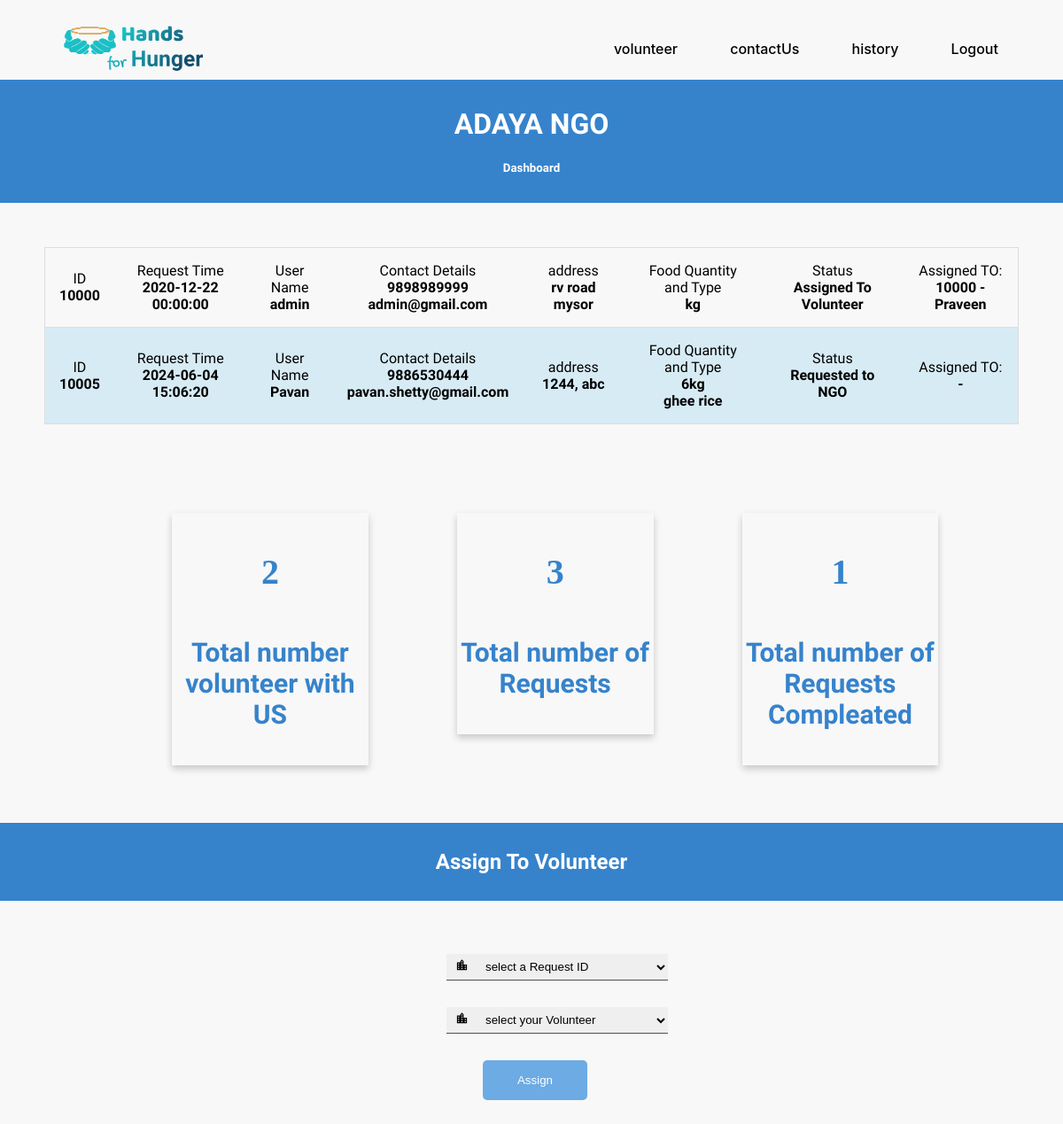
The page /projs/NGO/ngodashboard.php (signed in) on the database its author committed.
### tables this page shows
CREATE TABLE IF NOT EXISTS `ngo` (
  `ngo_id` int NOT NULL AUTO_INCREMENT,
  `ngo_name` text NOT NULL,
  `ngo_email` varchar(30) NOT NULL,
  `ngo_phonenumber` bigint NOT NULL,
  `ngo_workcity` text NOT NULL,
  `ngo_address` text NOT NULL,
  `ngo_password` varchar(30) NOT NULL,
  `ngo_approvel_status` int NOT NULL,
  `ngo_active` int NOT NULL,
  `reg_date` datetime DEFAULT NULL,
  `ngo_workarea` varchar(20) NOT NULL,
  PRIMARY KEY (`ngo_id`)
);

CREATE TABLE IF NOT EXISTS `food_pickup_request` (
  `request_id` int NOT NULL AUTO_INCREMENT,
  `request_time` datetime NOT NULL,
  `user_id` int NOT NULL,
  `city` varchar(20) NOT NULL,
  `address` varchar(100) NOT NULL,
  `status` varchar(50) DEFAULT 'Requested to NGO',
  `ngo_id` int NOT NULL,
  `volunteer_id` int DEFAULT NULL,
  `food_quantity` varchar(20) NOT NULL,
  `food_type` varchar(100) NOT NULL,
  PRIMARY KEY (`request_id`)
);

CREATE TABLE IF NOT EXISTS `user` (
  `user_id` int NOT NULL AUTO_INCREMENT,
  `user_name` text NOT NULL,
  `user_phonenumber` bigint NOT NULL,
  `user_email` varchar(30) NOT NULL,
  `user_password` varchar(30) NOT NULL,
  `reg_date` datetime NOT NULL,
  PRIMARY KEY (`user_id`),
  UNIQUE KEY `user_id` (`user_id`)
);

CREATE TABLE IF NOT EXISTS `volunteer` (
  `volunteer_id` int NOT NULL AUTO_INCREMENT,
  `volunteer_name` varchar(20) NOT NULL,
  `volunteer_password` varchar(30) NOT NULL,
  `volunteer_ph_number` bigint NOT NULL,
  `volunteer_regdate` datetime NOT NULL,
  `ngo_id` int NOT NULL,
  `volunteer_email` varchar(50) NOT NULL,
  `volunteer_address` varchar(100) NOT NULL,
  PRIMARY KEY (`volunteer_id`)
);

### projs/NGO/ngodashboard.php (the view, shortened to what this page needs)
<?php
require '../config.php';
?>
<!DOCTYPE html>
<html lang="en">
<head>
    <link rel="stylesheet" href="./../css/home.css" />
    <link rel="stylesheet" href="../css/adminstyle.css" />
    <link rel="stylesheet" href="../css/ratecard.css" />
    <link rel="stylesheet" href="./../css/signin.css" />
</head>
<body>
    <div class="sec1ngo">
        <div class="navigation" style="position: relative;">
            <header>
                <a href="/">
                    <div class="logo"><img src="../../imgs/Frame 1final.svg" alt="logo" width="222" height="68"></div>
                </a>
                <nav>
                    <ul>
                        <li><a href="./Volunteer.php">volunteer</a></li>
                        <li><a href="./../contactus.php">contactUs</a></li>
                        <li><a href="./ngohistory.php">history</a></li>
                        <li><a href="ngologout.php">Logout</a>
                        </li>
                    </ul>
                </nav>
            </header>
        </div>
    </div>
    <div style="background-color: #3683cc; padding: 10px;">
    <?php
           $user_num=$_SESSION['ngo_id'];
           $query= "SELECT ngo_name  FROM `ngo` where ngo_id=$user_num";
           $query_run = mysqli_query($con,$query);
           $row=$query_run->fetch_array();
          ?>
        <h1 class="ngoname"><?php echo strtoupper($row['ngo_name']); ?></h1>
        <h5 class="ngoname">Dashboard</h5>
    </div>
    <section>
        <div style="padding:50px">
            <table>
             <tbody>
             <?php
					$sql="SELECT `food_pickup_request`.ngo_id, `food_pickup_request`.request_id, `food_pickup_request`.user_id, `food_pickup_request`.address, `food_pickup_request`.status, `food_pickup_request`.volunteer_id,`food_pickup_request`.`request_time`,`food_pickup_request`.`food_quantity`,`food_pickup_request`.`food_type`,  user.user_id,user.user_name,user.user_phonenumber,user.user_email, volunteer.volunteer_id, volunteer.volunteer_name FROM `food_pickup_request` LEFT JOIN user ON `food_pickup_request`.user_id = user.user_id LEFT JOIN volunteer ON `food_pickup_request`.volunteer_id = volunteer.volunteer_id WHERE `food_pickup_request`.ngo_id='".$user_num."' AND `food_pickup_request`.status != 'Compleated' ORDER BY request_time ASC";
					$query=$con->query($sql);
					while($row=$query->fetch_array()){
			?>
               <tr>
                  <td>ID <b><br><?php echo $row['request_id']; ?></b></td>
                  <td>Request Time <b><br><?php echo $row['request_time']; ?></b></td>
                  <td>User Name<b><br><?php echo $row['user_name']; ?></b></td>
                  <td>Contact Details<b><br><?php echo $row['user_phonenumber']; ?><br><?php echo $row['user_email']; ?></b></td>
                  <td>address<b><br><?php echo $row['address']; ?></b></td>
                  <td>Food Quantity and Type<b><br><?php echo $row['food_quantity']; ?>kg<br><?php echo $row['food_type']; ?></b></td>
                  <td>Status<b><br><?php echo $row['status']; ?></b></td>
                  <td>Assigned TO:<b><br><?php echo $row['volunteer_id']; ?> - <?php echo $row['volunteer_name']; ?></b></td>
               </tr>
               <?php
					}
				?>
             </tbody>
            </table>
        </div>
    </section>
    <section class="counts" style="position: relative;">
        <div >
            <a href="#"><div class="card">
      <?php
        $query="SELECT COUNT(*) as COUNT FROM `volunteer` WHERE ngo_id='".$user_num."'";
        $query_run = mysqli_query($con,$query);
        $row=$query_run->fetch_array();
      ?>
      <h2 style="background-color: transparent; color:#3683cc ;"><?php echo $row['COUNT']; ?></h2>
        <h4 style="background-color: transparent; color:#3683cc ;">Total number volunteer with US</h4>
    </div></a>
    <a href="#"><div class="card">
      <?php
        $query="SELECT COUNT(*) as COUNT FROM food_pickup_request WHERE ngo_id='".$user_num."'";
        $query_run = mysqli_query($con,$query);
        $row=$query_run->fetch_array();
      ?>
      <h2 style="background-color: transparent; color:#3683cc ;"><?php echo $row['COUNT']; ?></h2>
        <h4 style="background-color: transparent; color:#3683cc ;">Total number of Requests</h4>
    </div></a>
    <a href="#"><div class="card">
      <?php
        $query="SELECT COUNT(*) as COUNT FROM food_pickup_request WHERE ngo_id='".$user_num."' and status='Compleated'";
        $query_run = mysqli_query($con,$query);
        $row=$query_run->fetch_array();
      ?>
      <h2 style="background-color: transparent; color:#3683cc ;"><?php echo $row['COUNT']; ?></h2>
        <h4 style="background-color: transparent; color:#3683cc ;">Total number of Requests Compleated</h4>
    </div></a>
        </div>
    </section>
    <section style="position: relative;">
   <div style="background-color: #3683cc; padding: 10px;">
        <h1 class="ngoname">Assign To Volunteer</h1>
    </div>
    <form name="assign"  class="assign" method="post">
                        <div class="new-chat-window">
                        <i class="fa fa-search"><img width="15px" src="./../../ioc/location_city-24px.svg" /></i>
                        <select class="textbox" name="reqid" id="reqid" required>
                            <option value="">select a Request ID</option>
                        </select>
                        </div>
                        <div class="new-chat-window">
                        <i class="fa fa-search"><img width="15px" src="./../../ioc/location_city-24px.svg" /></i>
                        <select class="textbox" name="volid" id="volid" required>
                            <option value="">select your Volunteer</option>
                        </select>
                        <button class="subbutton" type="submit" name="submit_btnn">Assign</button>
                        </div>
    </form>
    </section>
</body>
</html>

### projs/css/home.css (style rules this page uses)
body { padding: 0; margin: 0; font-family: openn; background-color: whitesmoke; outline: none; }
header { position: relative; top: 20px; left: 40px; background: transparent; box-sizing: border-box; width: 90%; z-index: 99; }
a { text-decoration: none; }
header .logo { color: blue; height: 50px; line-height: 50px; font-size: 24px; float: left; font-weight: bold; }
header nav { font-family: "Times New Roman", Times, serif; }
header nav ul { padding: 0; margin: 0; display: flex; float: right; padding-top: 10px; }
header nav ul li { list-style: none; position: relative; margin: 0 1%; }
header nav ul li a { height: 50px; line-height: 50px; padding: 0px 25px; color: black; font-weight: 550; text-decoration: none; display: inline-block; font-family: -apple-system, BlinkMacSystemFont, "Segoe UI", Roboto, Oxygen, Ubuntu, Cantarell, "Open Sans", "Helvetica Neue", sans-serif; border-radius: 9px; }
.navigation { background-color: white; }
.sec1ngo { min-height: 90px; }
.ngoname { text-align: center; color: white; font-family: "Rosario", sans-serif; }

### projs/css/adminstyle.css (style rules this page uses)
table { border-collapse: collapse; border-spacing: 0; width: 100%; }
td { text-align: center; padding: 16px; font-family: "Rosario", sans-serif; }
tr:nth-child(even) { background-color: #d7ebf4; }
h2 { font-family: "Rosario", sans-serif; text-align: center; padding: 10px; font-size: 40px; }
body { margin: 0; }
tr { padding: 10px; margin-top: 10px; text-align: center; border: 1px solid #ddd; }
h4 { text-align: center; align-items: center; align-content: center; font-size: 30px; font-family: "Rosario", sans-serif; }
.ngoname { text-align: center; color: white; font-family: "Rosario", sans-serif; }

### projs/css/ratecard.css (style rules this page uses)
.card { box-shadow: 0 4px 8px 0 rgba(0, 0, 0, 0.2); transition: 0.3s; width: 21%; margin: 50px; float: left; }
h5 { font-family: Ale; text-align: center; color: green; }
h2 { font-family: Ale; text-align: center; color: rgb(74, 163, 51); }
body { margin: 0; }
.counts { padding-left: 12%; min-height: 400px; }
.assign { text-align: center; align-content: center; align-items: center; margin-left: 42%; margin-top: 5%; margin-bottom: 5%; }

### projs/css/signin.css (style rules this page uses)
body { padding: 0; margin: 0; font-family: openn; background-color: #f8f8f8; font-family: "Poppins", sans-serif; }
h1 { font-family: "Poppins", sans-serif; }
.textbox { border: none; border-bottom: 1px solid rgb(80, 80, 80); outline: none; padding: 6px; min-width: 250px; line-height: 10px; padding-left: 40px; margin-bottom: 30px; }
.new-chat-window { position: relative; width: 200px; display: block; text-align: center; z-index: 2; }
.new-chat-window .fa { position: absolute; top: 5px; left: 10px; font-weight: bold; font-style: normal; }
.subbutton { padding: 15px 39px; background-color: #6dabe4; color: white; border: none; border-radius: 5px; cursor: pointer; outline: none; }
a { text-decoration: none; }

### rows shown on the page
ngo: ngo_name "ADAYA NGO"
food_pickup_request: request_id "10000", request_time "2020-12-22 00:00:00", user.user_name "admin", user.user_phonenumber "9898989999", user.user_email "admin@gmail.com", address "rv road mysor", status "Assigned To Volunteer", volunteer.volunteer_id "10000", volunteer.volunteer_name "Praveen"
food_pickup_request: request_id "10005", request_time "2024-06-04 15:06:20", user.user_name "Pavan", user.user_phonenumber "9886530444", user.user_email "pavan.shetty@gmail.com", address "1244, abc", food_quantity "6", food_type "ghee rice", status "Requested to NGO"

### other values the page prints
$row['COUNT'] "2"
$row['COUNT'] "3"
$row['COUNT'] "1"
